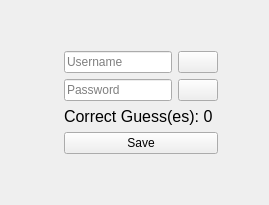
         <widget class="QWidget" name="profilePage">
          <layout class="QGridLayout" name="gridLayout_5">
           <item row="0" column="2">
            <spacer name="verticalSpacer_11">
             <property name="orientation">
              <enum>Qt::Vertical</enum>
             </property>
             <property name="sizeHint" stdset="0">
              <size>
               <width>20</width>
               <height>40</height>
              </size>
             </property>
            </spacer>
           </item>
           <item row="1" column="0">
            <spacer name="horizontalSpacer_5">
             <property name="orientation">
              <enum>Qt::Horizontal</enum>
             </property>
             <property name="sizeHint" stdset="0">
              <size>
               <width>40</width>
               <height>20</height>
              </size>
             </property>
            </spacer>
           </item>
           <item row="1" column="1" rowspan="4">
            <widget class="QLabel" name="profilePicture">
             <property name="maximumSize">
              <size>
               <width>210</width>
               <height>210</height>
              </size>
             </property>
             <property name="text">
              <string/>
             </property>
             <property name="pixmap">
              <pixmap resource="resource.qrc">:/icons/icons/189533.png</pixmap>
             </property>
             <property name="scaledContents">
              <bool>false</bool>
             </property>
             <property name="alignment">
              <set>Qt::AlignCenter</set>
             </property>
            </widget>
           </item>
           <item row="1" column="2">
            <layout class="QHBoxLayout" name="horizontalLayout_5">
             <item>
              <widget class="QLineEdit" name="usernameProfile">
               <property name="alignment">
                <set>Qt::AlignLeading|Qt::AlignLeft|Qt::AlignVCenter</set>
               </property>
               <property name="readOnly">
                <bool>true</bool>
               </property>
               <property name="placeholderText">
                <string>Username</string>
               </property>
              </widget>
             </item>
             <item>
              <widget class="QPushButton" name="usernameEditButton">
               <property name="text">
                <string/>
               </property>
               <property name="icon">
                <iconset resource="resource.qrc">
                 <normaloff>:/icons/icons/edit.svg</normaloff>:/icons/icons/edit.svg</iconset>
               </property>
              </widget>
             </item>
            </layout>
           </item>
           <item row="1" column="3">
            <spacer name="horizontalSpacer_6">
             <property name="orientation">
              <enum>Qt::Horizontal</enum>
             </property>
             <property name="sizeHint" stdset="0">
              <size>
               <width>40</width>
               <height>20</height>
              </size>
             </property>
            </spacer>
           </item>
           <item row="2" column="2">
            <layout class="QHBoxLayout" name="horizontalLayout_6">
             <item>
              <widget class="QLineEdit" name="passwordProfile">
               <property name="alignment">
                <set>Qt::AlignLeading|Qt::AlignLeft|Qt::AlignVCenter</set>
               </property>
               <property name="readOnly">
                <bool>true</bool>
               </property>
               <property name="placeholderText">
                <string>Password</string>
               </property>
              </widget>
             </item>
             <item>
              <widget class="QPushButton" name="passwordEditButton">
               <property name="text">
                <string/>
               </property>
               <property name="icon">
                <iconset resource="resource.qrc">
                 <normaloff>:/icons/icons/edit.svg</normaloff>:/icons/icons/edit.svg</iconset>
               </property>
              </widget>
             </item>
            </layout>
           </item>
           <item row="3" column="2">
            <widget class="QLabel" name="guessCounterLabel">
             <property name="font">
              <font>
               <pointsize>12</pointsize>
              </font>
             </property>
             <property name="text">
              <string>Correct Guess(es): 0</string>
             </property>
            </widget>
           </item>
           <item row="4" column="2">
            <widget class="QPushButton" name="saveButton">
             <property name="cursor">
              <cursorShape>PointingHandCursor</cursorShape>
             </property>
             <property name="text">
              <string>Save</string>
             </property>
            </widget>
           </item>
           <item row="5" column="2">
            <spacer name="verticalSpacer_12">
             <property name="orientation">
              <enum>Qt::Vertical</enum>
             </property>
             <property name="sizeHint" stdset="0">
              <size>
               <width>20</width>
               <height>40</height>
              </size>
             </property>
            </spacer>
           </item>
          </layout>
         </widget>
